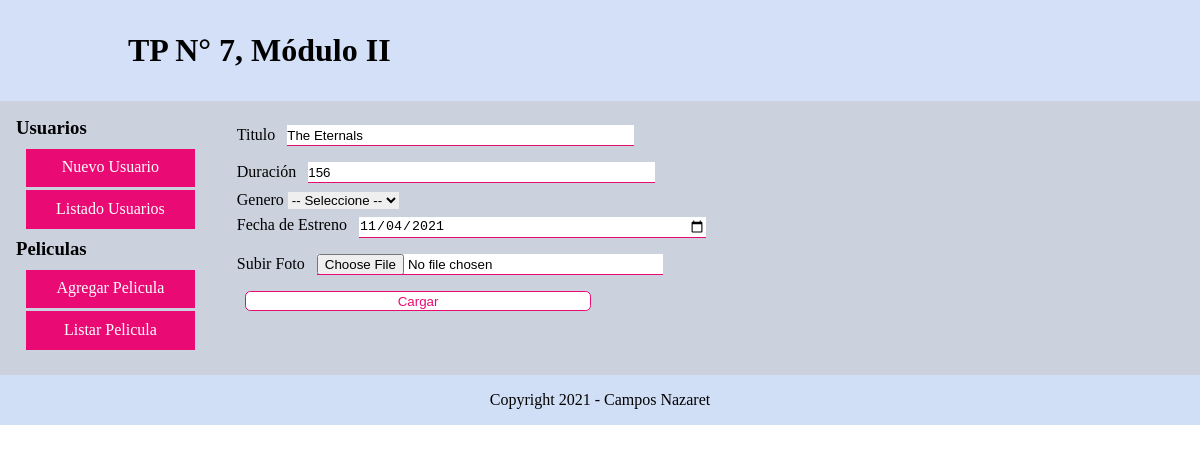
The page /TP08-CamposNestorNazaret/TP08-CamposNestorNazaret/Ejercicio/php/pelicula_modificar.php?id=1 on the database its author committed.
### tables this page shows
CREATE TABLE `pelicula` (
  `id` int(11) NOT NULL,
  `titulo` varchar(60) NOT NULL,
  `duracion` int(11) NOT NULL,
  `genero` varchar(40) NOT NULL,
  `fecha_estreno` date NOT NULL,
  `foto_portada` varchar(80) DEFAULT NULL
);

### TP08-CamposNestorNazaret/TP08-CamposNestorNazaret/Ejercicio/php/pelicula_modificar.php (the view, shortened to what this page needs)
<?php
    $bd = 'peliculas';
    $conexion = conectar($bd);
    if ($conexion && !empty($_GET['id'])) {
        $id = $_GET['id'];
        $consulta = 'SELECT * FROM pelicula WHERE id ='.$id;
        $resultado = mysqli_query($conexion, $consulta);
        if (mysqli_num_rows($resultado)>0) {
            $fila = mysqli_fetch_array($resultado);
            ?>
                <main>
                    <section class="seccion">
                        <article>
                            <?php
                                require('menu.php');
                            ?>
                        </article>
                        <article>
                        <form action="pelicula_modificar_ok.php" method="POST" enctype="multipart/form-data">
                        <fieldset class="datos2">
                            <label for="tit">Titulo
                                <input type="text" name="titulo" id="tit" value="<?php echo $fila['titulo'] ?>">
                            </label>
                            <label for="durac">Duración
                                <input type="number" name="duracion" id="durac" min = "0" value="<?php echo $fila['duracion'] ?>">
                            </label>
                            <label for="gen">Genero
                                <select name="genero" id="gen">
                                    <option value="ninguna">-- Seleccione --</option>
                                </select>
                            </label>
                            <label for="fec">Fecha de Estreno
                                <input type="date" name="fecha" id="fec" value="<?php echo $fila['fecha_estreno'] ?>">
                            </label>
                            <label for="fot">Subir Foto
                                <input type="file" name="foto" id="fot" >
                            </label>
                            <input type="submit" value="Cargar" class="boton">
                        </fieldset>
                        </form>
                    </article>
                    </section>
                </main>
            <?php
        }
    } else {
        echo '<p>No se pudo modificar</p>';
        header ("refresh:3; url=pelicula_listado.php");
    }
    ?>

### TP08-CamposNestorNazaret/TP08-CamposNestorNazaret/Ejercicio/css/estilo.css (style rules this page uses)
* { border:0; padding:0; margin:0; }
header { padding: 2em; background-color: rgba(129, 165, 231, 0.349); }
main { background-color: #CBD1DD; }
article { padding: 1em; }
h1 { padding-left: 3em; }
.datos2 { display: flex; flex-direction: column; justify-content: center; margin: 0 auto; width: 55em; }
.datos2 input { width: 26em; height: 1.5em; border-bottom: solid 0.1em #e90b73; margin: 0.6em; background-color: white; }
input { width: 15em; height: 1.5em; border-bottom: solid 0.1em #e90b73; margin: 0.6em; background-color: white; }
.boton { color: #e90b73 ; border: solid 0.1em #e90b73; height: 3.5em; width: 7.2em; background-color: rgb(255, 255, 255); margin-top: 1.5em; border-radius: 0.4em; margin-left: 5em; }
.parrafo { background-color: rgba(129, 165, 231, 0.37); text-align: center; padding: 1em; }
.seccion { display: flex; flex-direction: row; }

### rows shown on the page
pelicula: titulo "The Eternals", duracion "156", fecha "11/04/2021"
